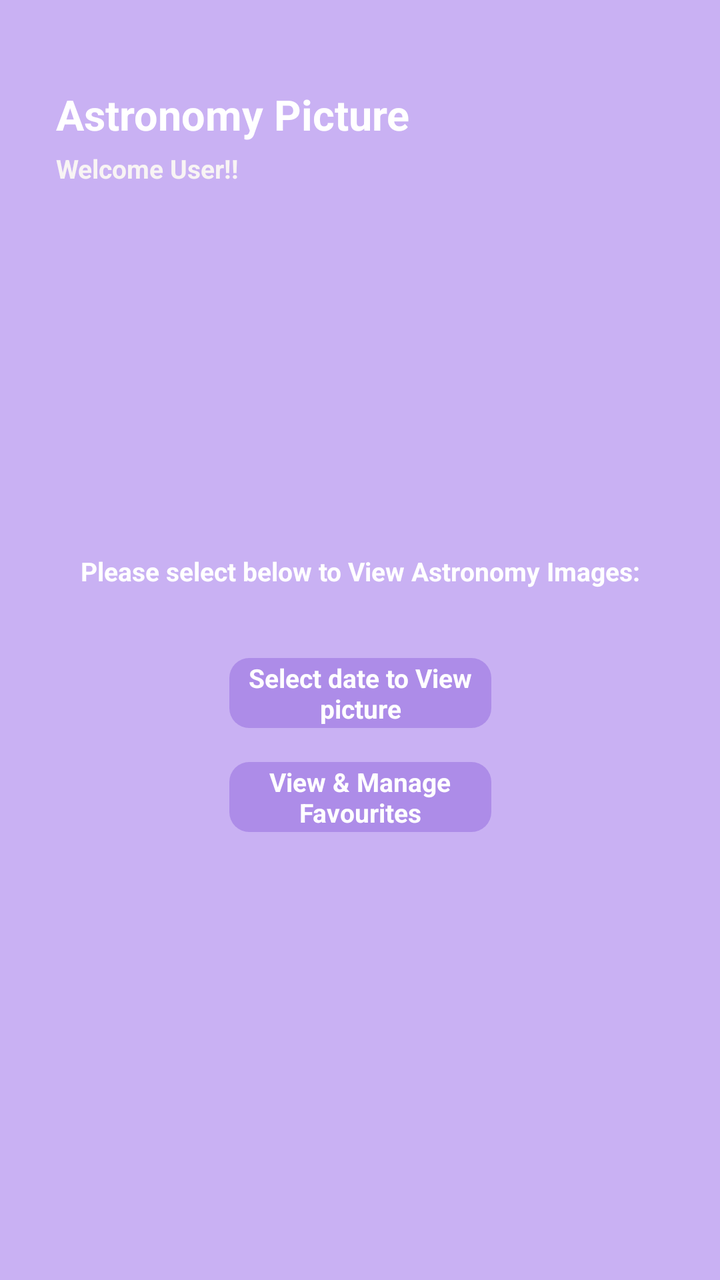
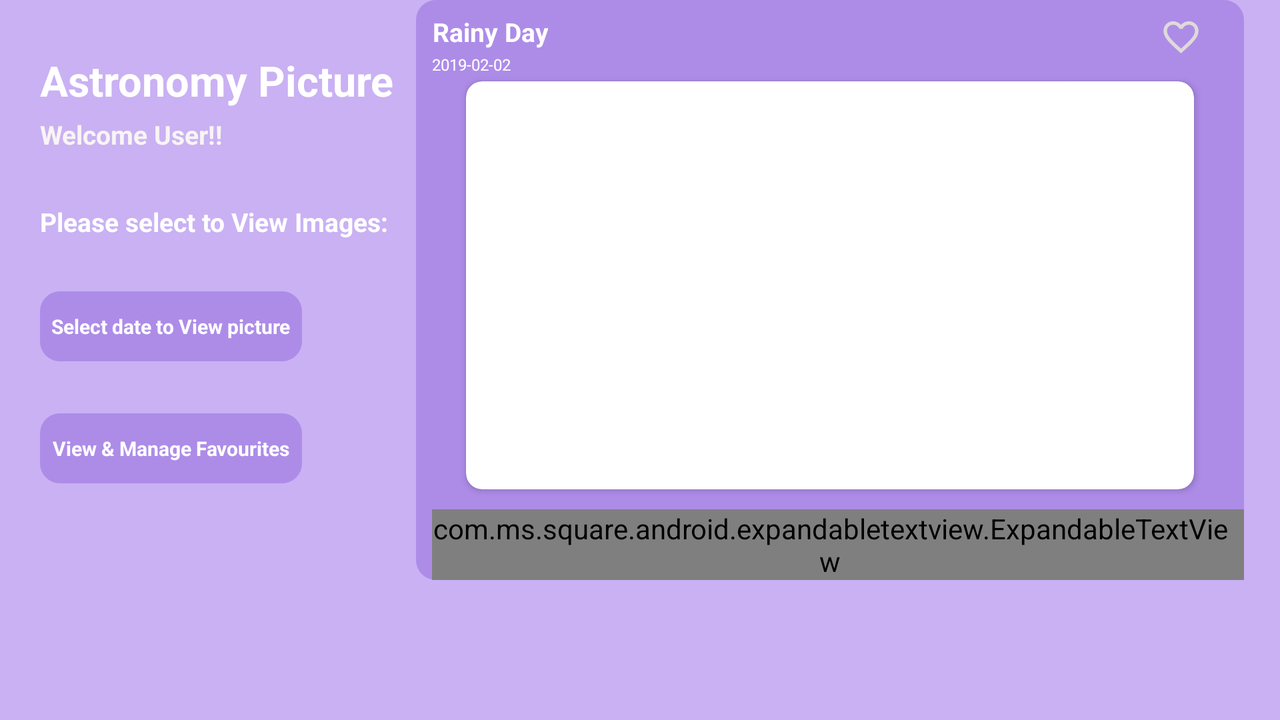

The same Android screen from two of the app's own layout files: first res/layout/ as a phone draws it, then the repository's variant for another configuration, drawn on a device whose configuration selects that folder. Both files follow.
<!-- AndroidManifest.xml: application theme Theme.MyApod -->
<!-- res/layout/activity_apod_main.xml -->
<?xml version="1.0" encoding="utf-8"?>
<androidx.core.widget.NestedScrollView xmlns:android="http://schemas.android.com/apk/res/android"
    xmlns:app="http://schemas.android.com/apk/res-auto"
    xmlns:expandableTextView="http://schemas.android.com/apk/res-auto"
    xmlns:tools="http://schemas.android.com/tools"
    android:layout_width="match_parent"
    android:layout_height="match_parent"
    android:background="@color/activity_apod_main_bg_color"
    android:paddingBottom="@dimen/activity_apod_main_nestedscroll_padding">

    <androidx.constraintlayout.widget.ConstraintLayout xmlns:android="http://schemas.android.com/apk/res/android"
        xmlns:app="http://schemas.android.com/apk/res-auto"
        xmlns:expandableTextView="http://schemas.android.com/apk/res-auto"
        xmlns:tools="http://schemas.android.com/tools"
        android:layout_width="match_parent"
        android:layout_height="match_parent"
        android:background="@color/activity_apod_main_bg_color"
        android:paddingLeft="@dimen/activity_apod_main_bg_color_padding_left"
        android:paddingRight="@dimen/activity_apod_main_bg_color_padding_left"

        tools:context=".views.ApodMainActivity">

        <TextView
            android:id="@+id/good_eve_text"
            android:layout_width="wrap_content"
            android:layout_height="wrap_content"
            android:layout_marginLeft="@dimen/good_eve_text_ml"
            android:layout_marginTop="@dimen/good_eve_text_mt"
            android:gravity="center"
            android:text="@string/astronomy_picture"
            android:textColor="@color/good_eve_text_color"
            android:textSize="@dimen/good_eve_textsize"
            android:textStyle="bold"
            app:layout_constraintLeft_toLeftOf="parent"
            app:layout_constraintTop_toTopOf="parent"></TextView>

        <TextView
            android:id="@+id/good_eve_sub_text"
            android:layout_width="wrap_content"
            android:layout_height="wrap_content"
            android:layout_marginLeft="@dimen/good_eve_sub_text_ml"
            android:layout_marginTop="@dimen/good_eve_sub_text_mp"
            android:gravity="center"
            android:text="@string/good_eve_sub_text"
            android:textColor="@color/good_eve_sub_text_color"
            android:textSize="@dimen/good_eve_sub_textsize"
            android:textStyle="bold"
            app:layout_constraintLeft_toLeftOf="parent"
            app:layout_constraintTop_toBottomOf="@+id/good_eve_text"></TextView>

        <androidx.constraintlayout.widget.ConstraintLayout
            android:id="@+id/apod_main_container"
            android:layout_width="match_parent"
            android:layout_height="wrap_content"
            android:layout_marginTop="@dimen/apod_main_container_tp"
            android:background="@drawable/rounded_bg"
            android:paddingBottom="@dimen/apod_main_container_pb"
            android:visibility="gone"
            app:layout_constraintLeft_toLeftOf="parent"
            app:layout_constraintRight_toRightOf="parent"
            app:layout_constraintTop_toBottomOf="@+id/good_eve_sub_text">


            <androidx.cardview.widget.CardView
                android:id="@+id/apod_main_image_cv"
                android:layout_width="@dimen/apod_main_image_cv_w"
                android:layout_height="@dimen/apod_main_image_cv_h"
                android:layout_marginTop="@dimen/apod_main_image_cv_mp"
                android:elevation="@dimen/apod_main_image_cv_elevation"
                app:cardCornerRadius="@dimen/apod_main_image_cv_radius"
                app:layout_constraintLeft_toLeftOf="parent"
                app:layout_constraintRight_toRightOf="parent"
                app:layout_constraintTop_toBottomOf="@id/apod_date">


                <ImageView
                    android:id="@+id/apod_main_image"
                    android:layout_width="match_parent"
                    android:layout_height="match_parent"
                    android:scaleType="fitXY">

                </ImageView>


            </androidx.cardview.widget.CardView>

            <TextView
                android:id="@+id/apod_title"
                android:layout_width="wrap_content"
                android:layout_height="wrap_content"
                android:layout_marginLeft="@dimen/apod_title_ml"
                android:layout_marginTop="@dimen/apod_title_mt"
                android:ellipsize="end"
                android:gravity="center"
                android:maxLines="1"
                android:textColor="@color/white"
                android:textSize="@dimen/apod_titlesize"
                android:textStyle="bold"
                app:layout_constraintLeft_toLeftOf="parent"
                app:layout_constraintTop_toTopOf="parent"
                tools:text="Rainy Day" />

            <TextView
                android:id="@+id/apod_date"
                android:layout_width="wrap_content"
                android:layout_height="wrap_content"
                android:layout_marginLeft="@dimen/apod_date_ml"
                android:layout_marginTop="@dimen/apod_date_mt"
                android:ellipsize="end"
                android:gravity="center"
                android:maxLines="1"
                android:textColor="@color/white"
                android:textSize="@dimen/apod_datesize"
                android:textStyle="normal"
                app:layout_constraintLeft_toLeftOf="parent"
                app:layout_constraintTop_toBottomOf="@id/apod_title"
                tools:text="2019-02-02" />

            
            <com.ms.square.android.expandabletextview.ExpandableTextView
                android:id="@+id/expand_text_view"
                android:layout_width="match_parent"
                android:layout_height="wrap_content"
                android:layout_marginLeft="@dimen/expand_text_view_ml"
                android:layout_marginTop="@dimen/expand_text_view_mt"
                android:layout_marginRight="@dimen/expand_text_view_mr"
                android:paddingRight="@dimen/expand_text_view_pr"
                app:collapseDrawable="@drawable/view_less_icon"
                app:expandDrawable="@drawable/view_more_icon"
                app:layout_constraintLeft_toLeftOf="parent"
                app:layout_constraintTop_toBottomOf="@id/apod_main_image_cv"
                expandableTextView:animDuration="0"
                expandableTextView:maxCollapsedLines="5">

                
                <TextView
                    android:id="@id/expandable_text"
                    android:layout_width="match_parent"
                    android:layout_height="wrap_content"
                    android:layout_marginLeft="@dimen/expandable_text_ml"
                    android:layout_marginRight="@dimen/expandable_text_ml"
                    android:textColor="@color/white"
                    android:textSize="@dimen/expandable_textsize"
                    android:textStyle="normal" />

                
                <ImageButton
                    android:id="@id/expand_collapse"
                    android:layout_width="wrap_content"
                    android:layout_height="wrap_content"
                    android:layout_gravity="center"
                    android:background="@color/activity_apod_card_bg_color" />

            </com.ms.square.android.expandabletextview.ExpandableTextView>


            <ToggleButton
                android:id="@+id/favbutton"
                android:layout_width="@dimen/favbutton_w"
                android:layout_height="@dimen/favbutton_w"
                android:layout_marginTop="@dimen/favbutton_mt"
                android:layout_marginRight="@dimen/favbutton_mr"
                android:background="@drawable/ic_fav_bg"
                android:gravity="center"
                android:textOff=""
                android:textOn=""
                android:textSize="0dp"
                app:layout_constraintRight_toRightOf="parent"
                app:layout_constraintTop_toTopOf="parent" />

        </androidx.constraintlayout.widget.ConstraintLayout>


        <ProgressBar
            android:visibility="gone"
            android:id="@+id/progressBar"
            style="?android:attr/progressBarStyle"
            android:layout_width="@dimen/progressBar_w"
            android:layout_height="@dimen/progressBar_w"
            app:layout_constraintBottom_toBottomOf="parent"
            app:layout_constraintEnd_toEndOf="parent"
            app:layout_constraintStart_toStartOf="parent"
            app:layout_constraintTop_toTopOf="parent" />

        <TextView
            android:id="@+id/infoText"
            android:layout_width="@dimen/infoText_w"
            android:layout_height="@dimen/infoText_h"
            android:layout_marginTop="@dimen/infoText_mt"
            android:gravity="center"
            android:text="@string/infotext"
            android:textColor="@color/white"
            android:textSize="@dimen/infotextsize"
            android:textStyle="bold"
            app:layout_constraintLeft_toLeftOf="parent"
            app:layout_constraintRight_toRightOf="parent"
            app:layout_constraintTop_toBottomOf="@+id/apod_main_container"
            app:layout_goneMarginTop="@dimen/infotext_gone_margin" />

        <TextView
            android:id="@+id/datepicker"
            android:layout_width="@dimen/datepicker_w"
            android:layout_height="@dimen/datepicker_h"
            android:layout_marginTop="@dimen/datepicker_mt"
            android:background="@drawable/rounded_bg"
            android:gravity="center"
            android:text="@string/datepicker_text"
            android:textColor="@color/white"
            android:textSize="@dimen/datepicker_textsize"
            android:textStyle="bold"
            app:layout_constraintLeft_toLeftOf="parent"
            app:layout_constraintRight_toRightOf="parent"
            app:layout_constraintTop_toBottomOf="@+id/infoText" />


        <TextView
            android:id="@+id/show_fav"
            android:layout_width="@dimen/show_fav_w"
            android:layout_height="@dimen/show_fav_h"
            android:layout_marginTop="@dimen/show_fav_mt"
            android:background="@drawable/rounded_bg"
            android:gravity="center"
            android:text="@string/view_fav_text"
            android:textColor="@color/white"
            android:textSize="@dimen/show_fav_textsize"
            android:textStyle="bold"
            app:layout_constraintLeft_toLeftOf="parent"
            app:layout_constraintRight_toRightOf="parent"
            app:layout_constraintTop_toBottomOf="@+id/datepicker">

        </TextView>

    </androidx.constraintlayout.widget.ConstraintLayout>
</androidx.core.widget.NestedScrollView>
<!-- resources referenced by this layout -->
<resources>
  <color name="activity_apod_card_bg_color">#AD8CE8</color>
  <color name="activity_apod_main_bg_color">#C9B1F3</color>
  <color name="good_eve_sub_text_color">#F8F4F4</color>
  <color name="good_eve_text_color">#FFFFFFFF</color>
  <color name="white">#FFFFFFFF</color>
  <!-- from res/values-sw320dp/ -->
  <dimen name="apod_date_ml">8dp</dimen>
  <!-- from res/values-sw320dp/ -->
  <dimen name="apod_date_mt">2dp</dimen>
  <!-- from res/values-sw320dp/ -->
  <dimen name="apod_datesize">8dp</dimen>
  <!-- from res/values-sw320dp/ -->
  <dimen name="apod_main_container_tp">53dp</dimen>
  <!-- from res/values-sw320dp/ -->
  <dimen name="apod_main_image_cv_h">181dp</dimen>
  <!-- from res/values-sw320dp/ -->
  <dimen name="apod_main_image_cv_mp">8dp</dimen>
  <!-- from res/values-sw320dp/ -->
  <dimen name="apod_main_image_cv_w">322dp</dimen>
  <!-- from res/values-sw320dp/ -->
  <dimen name="apod_title_ml">8dp</dimen>
  <!-- from res/values-sw320dp/ -->
  <dimen name="apod_title_mt">7dp</dimen>
  <!-- from res/values-sw320dp/ -->
  <dimen name="apod_titlesize">13dp</dimen>
  <!-- from res/values-sw320dp/ -->
  <dimen name="datepicker_h">35dp</dimen>
  <!-- from res/values-sw320dp/ -->
  <dimen name="datepicker_mt">26dp</dimen>
  <!-- from res/values-sw320dp/ -->
  <dimen name="datepicker_textsize">13dp</dimen>
  <!-- from res/values-sw320dp/ -->
  <dimen name="datepicker_w">131dp</dimen>
  <!-- from res/values-sw320dp/ -->
  <dimen name="expand_text_view_ml">8dp</dimen>
  <!-- from res/values-sw320dp/ -->
  <dimen name="expand_text_view_mr">8dp</dimen>
  <!-- from res/values-sw320dp/ -->
  <dimen name="expand_text_view_mt">10dp</dimen>
  <!-- from res/values-sw320dp/ -->
  <dimen name="expand_text_view_pr">8dp</dimen>
  <!-- from res/values-sw320dp/ -->
  <dimen name="expandable_text_ml">8dp</dimen>
  <!-- from res/values-sw320dp/ -->
  <dimen name="expandable_textsize">8dp</dimen>
  <!-- from res/values-sw320dp/ -->
  <dimen name="favbutton_mr">21dp</dimen>
  <!-- from res/values-sw320dp/ -->
  <dimen name="favbutton_mt">8dp</dimen>
  <!-- from res/values-sw320dp/ -->
  <dimen name="favbutton_w">21dp</dimen>
  <!-- from res/values-sw320dp/ -->
  <dimen name="good_eve_sub_text_ml">21dp</dimen>
  <!-- from res/values-sw320dp/ -->
  <dimen name="good_eve_sub_text_mp">4dp</dimen>
  <!-- from res/values-sw320dp/ -->
  <dimen name="good_eve_sub_textsize">13dp</dimen>
  <!-- from res/values-sw320dp/ -->
  <dimen name="good_eve_text_ml">21dp</dimen>
  <!-- from res/values-sw320dp/ -->
  <dimen name="good_eve_text_mt">43dp</dimen>
  <!-- from res/values-sw320dp/ -->
  <dimen name="good_eve_textsize">21dp</dimen>
  <!-- from res/values-sw320dp/ -->
  <dimen name="infoText_h">35dp</dimen>
  <!-- from res/values-sw320dp/ -->
  <dimen name="infoText_mt">26dp</dimen>
  <!-- from res/values-sw320dp/ -->
  <dimen name="infoText_w">306dp</dimen>
  <!-- from res/values-sw320dp/ -->
  <dimen name="infotext_gone_margin">175dp</dimen>
  <!-- from res/values-sw320dp/ -->
  <dimen name="infotextsize">13dp</dimen>
  <!-- from res/values-sw320dp/ -->
  <dimen name="progressBar_w">43dp</dimen>
  <!-- from res/values-sw320dp/ -->
  <dimen name="show_fav_h">35dp</dimen>
  <!-- from res/values-sw320dp/ -->
  <dimen name="show_fav_mt">17dp</dimen>
  <!-- from res/values-sw320dp/ -->
  <dimen name="show_fav_textsize">13dp</dimen>
  <!-- from res/values-sw320dp/ -->
  <dimen name="show_fav_w">131dp</dimen>
  <string name="astronomy_picture">Astronomy Picture</string>
  <string name="datepicker_text">Select date to View picture</string>
  <string name="good_eve_sub_text">Welcome User!!</string>
  <string name="infotext">Please select  below to View Astronomy Images:</string>
  <string name="view_fav_text">View &amp; Manage Favourites</string>
  <color name="purple_500">#FF6200EE</color>
  <color name="purple_700">#FF3700B3</color>
  <color name="teal_200">#FF03DAC5</color>
  <color name="teal_700">#FF018786</color>
  <color name="black">#FF000000</color>
</resources>
<!-- res/layout-land/activity_apod_main.xml (the repository's variant of the layout above) -->
<!-- drawn on the phone turned sideways -->
<?xml version="1.0" encoding="utf-8"?>
<androidx.core.widget.NestedScrollView xmlns:android="http://schemas.android.com/apk/res/android"
    xmlns:app="http://schemas.android.com/apk/res-auto"
    xmlns:expandableTextView="http://schemas.android.com/apk/res-auto"
    xmlns:tools="http://schemas.android.com/tools"
    android:layout_width="match_parent"
    android:layout_height="match_parent"
    android:background="@color/activity_apod_main_bg_color"
    android:paddingBottom="@dimen/activity_apod_main_sv_pb_land">

    <androidx.constraintlayout.widget.ConstraintLayout xmlns:android="http://schemas.android.com/apk/res/android"
        xmlns:app="http://schemas.android.com/apk/res-auto"
        xmlns:expandableTextView="http://schemas.android.com/apk/res-auto"
        xmlns:tools="http://schemas.android.com/tools"
        android:layout_width="match_parent"
        android:layout_height="match_parent"
        android:background="@color/activity_apod_main_bg_color"
        android:paddingLeft="@dimen/land_8dp"
        android:paddingRight="@dimen/land_8dp"

        tools:context=".views.ApodMainActivity">

        <TextView
            android:id="@+id/good_eve_text"
            android:layout_width="wrap_content"
            android:layout_height="wrap_content"
            android:layout_marginLeft="@dimen/good_eve_text_ml_land"
            android:layout_marginTop="@dimen/good_eve_text_mt_land"
            android:gravity="center"
            android:text="@string/astronomy_picture"
            android:textColor="@color/good_eve_text_color"
            android:textSize="@dimen/good_eve_textsize_land"
            android:textStyle="bold"
            app:layout_constraintLeft_toLeftOf="parent"
            app:layout_constraintTop_toTopOf="parent"></TextView>

        <TextView
            android:id="@+id/good_eve_sub_text"
            android:layout_width="wrap_content"
            android:layout_height="wrap_content"
            android:layout_marginLeft="@dimen/good_eve_sub_text_ml_land"
            android:layout_marginTop="@dimen/good_eve_sub_text_mt_land"
            android:gravity="center"
            android:text="@string/good_eve_sub_text"
            android:textColor="@color/good_eve_sub_text_color"
            android:textSize="@dimen/good_eve_sub_text_size_land"
            android:textStyle="bold"
            app:layout_constraintLeft_toLeftOf="parent"
            app:layout_constraintTop_toBottomOf="@+id/good_eve_text"></TextView>

        <androidx.constraintlayout.widget.ConstraintLayout
            android:id="@+id/apod_main_container"
            android:layout_width="wrap_content"
            android:layout_height="wrap_content"
            android:background="@drawable/rounded_bg"
            app:layout_constraintBottom_toBottomOf="parent"
            app:layout_constraintLeft_toRightOf="@id/good_eve_text"
            app:layout_constraintRight_toRightOf="parent"
            app:layout_constraintTop_toTopOf="parent">


            <androidx.cardview.widget.CardView
                android:id="@+id/apod_main_image_cv"
                android:layout_width="@dimen/apod_main_image_cv_w_land"
                android:layout_height="@dimen/apod_main_image_cv_h_land"
                android:layout_marginTop="@dimen/apod_main_image_cv_mt_land"
                android:elevation="1dp"
                app:cardCornerRadius="@dimen/apod_main_image_cv_radius_land"
                app:layout_constraintLeft_toLeftOf="parent"
                app:layout_constraintRight_toRightOf="parent"
                app:layout_constraintTop_toBottomOf="@id/apod_date">


                <ImageView
                    android:id="@+id/apod_main_image"
                    android:layout_width="match_parent"
                    android:layout_height="match_parent"
                    android:scaleType="fitXY">

                </ImageView>


            </androidx.cardview.widget.CardView>

            <TextView
                android:id="@+id/apod_title"
                android:layout_width="wrap_content"
                android:layout_height="wrap_content"
                android:layout_marginLeft="@dimen/apod_title_ml_land"
                android:layout_marginTop="@dimen/apod_title_mt_land"
                android:ellipsize="end"
                android:gravity="center"
                android:maxLines="1"
                android:textColor="@color/white"
                android:textSize="@dimen/apod_title_size"
                android:textStyle="bold"
                app:layout_constraintLeft_toLeftOf="parent"
                app:layout_constraintTop_toTopOf="parent"
                tools:text="Rainy Day" />

            <TextView
                android:id="@+id/apod_date"
                android:layout_width="wrap_content"
                android:layout_height="wrap_content"
                android:layout_marginLeft="@dimen/apod_date_ml_land"
                android:layout_marginTop="@dimen/apod_date_mt_land"
                android:ellipsize="end"
                android:gravity="center"
                android:maxLines="1"
                android:textColor="@color/white"
                android:textSize="@dimen/apod_date_textsize_land"
                android:textStyle="normal"
                app:layout_constraintLeft_toLeftOf="parent"
                app:layout_constraintTop_toBottomOf="@id/apod_title"
                tools:text="2019-02-02" />

            
            <com.ms.square.android.expandabletextview.ExpandableTextView
                android:id="@+id/expand_text_view"
                android:layout_width="@dimen/expand_text_view_w_land"
                android:layout_height="wrap_content"
                android:layout_marginLeft="@dimen/expand_text_view_ml_land"
                android:layout_marginTop="@dimen/expand_text_view_mt_land"
                android:layout_marginRight="@dimen/expand_text_view_ml_land"
                android:paddingRight="@dimen/expand_text_view_ml_land"
                app:collapseDrawable="@drawable/view_less_icon"
                app:expandDrawable="@drawable/view_more_icon"
                app:layout_constraintLeft_toLeftOf="parent"
                app:layout_constraintTop_toBottomOf="@id/apod_main_image_cv"
                expandableTextView:animDuration="0"
                expandableTextView:maxCollapsedLines="2">

                
                <TextView
                    android:id="@id/expandable_text"
                    android:layout_width="wrap_content"
                    android:layout_height="wrap_content"
                    android:layout_marginLeft="@dimen/expandable_text_ml_land"
                    android:layout_marginRight="@dimen/expandable_text_ml_land"
                    android:textColor="@color/white"
                    android:textSize="@dimen/expandable_text_size_land"
                    android:textStyle="normal" />

                
                <ImageButton
                    android:id="@id/expand_collapse"
                    android:layout_width="wrap_content"
                    android:layout_height="wrap_content"
                    android:layout_gravity="center"
                    android:background="@color/activity_apod_card_bg_color" />

            </com.ms.square.android.expandabletextview.ExpandableTextView>


            <ToggleButton
                android:id="@+id/favbutton"
                android:layout_width="@dimen/favbutton_w"
                android:layout_height="@dimen/favbutton_w"
                android:layout_marginTop="@dimen/favbutton_mt_land"
                android:layout_marginRight="@dimen/favbutton_mr_land"
                android:background="@drawable/ic_fav_bg"
                android:gravity="center"
                android:textOff=""
                android:textOn=""
                android:textSize="0dp"
                app:layout_constraintRight_toRightOf="parent"
                app:layout_constraintTop_toTopOf="parent" />

        </androidx.constraintlayout.widget.ConstraintLayout>


        <ProgressBar
            android:id="@+id/progressBar"
            style="?android:attr/progressBarStyle"
            android:layout_width="@dimen/progressBar_w"
            android:layout_height="@dimen/progressBar_w"
            android:visibility="gone"
            app:layout_constraintBottom_toBottomOf="parent"
            app:layout_constraintEnd_toEndOf="parent"
            app:layout_constraintStart_toStartOf="@+id/apod_main_container"
            app:layout_constraintTop_toTopOf="parent" />

        <TextView
            android:id="@+id/infoText"
            android:layout_width="wrap_content"
            android:layout_height="wrap_content"
            android:layout_marginLeft="@dimen/infoText_ml_land"
            android:layout_marginTop="@dimen/infoText_mt_land"
            android:gravity="center"
            android:text="Please select to View Images:"
            android:textColor="@color/white"
            android:textSize="@dimen/infoText_size_land"
            android:textStyle="bold"
            app:layout_constraintLeft_toLeftOf="parent"
            app:layout_constraintTop_toBottomOf="@+id/good_eve_sub_text"
            app:layout_goneMarginTop="@dimen/infoText_gone_mt_land" />

        <TextView
            android:id="@+id/datepicker"
            android:layout_width="@dimen/datepicker_w_land"
            android:layout_height="@dimen/datepicker_h_land"
            android:layout_marginLeft="@dimen/datepicker_ml_land"
            android:layout_marginTop="@dimen/datepicker_mt_land"
            android:background="@drawable/rounded_bg"
            android:gravity="center"
            android:text="@string/datepicker_text"
            android:textColor="@color/white"
            android:textSize="@dimen/datepicker_size_land"
            android:textStyle="bold"
            app:layout_constraintLeft_toLeftOf="parent"
            app:layout_constraintTop_toBottomOf="@+id/infoText" />


        <TextView
            android:id="@+id/show_fav"
            android:layout_width="@dimen/datepicker_w_land"
            android:layout_height="@dimen/datepicker_h_land"
            android:layout_marginLeft="@dimen/datepicker_ml_land"
            android:layout_marginTop="@dimen/datepicker_mt_land"
            android:background="@drawable/rounded_bg"
            android:gravity="center"
            android:text="@string/view_fav_text"
            android:textColor="@color/white"
            android:textSize="@dimen/datepicker_size_land"
            android:textStyle="bold"
            app:layout_constraintLeft_toLeftOf="parent"

            app:layout_constraintTop_toBottomOf="@+id/datepicker">

        </TextView>

    </androidx.constraintlayout.widget.ConstraintLayout>
</androidx.core.widget.NestedScrollView>
<!-- resources referenced by the variant -->
<!-- as the phone turned sideways resolves them -->
<resources>
  <color name="activity_apod_card_bg_color">#AD8CE8</color>
  <color name="activity_apod_main_bg_color">#C9B1F3</color>
  <color name="good_eve_sub_text_color">#F8F4F4</color>
  <color name="good_eve_text_color">#FFFFFFFF</color>
  <color name="white">#FFFFFFFF</color>
  <!-- from res/values-sw320dp/ -->
  <dimen name="activity_apod_main_sv_pb_land">13dp</dimen>
  <!-- from res/values-sw320dp/ -->
  <dimen name="apod_date_ml_land">8dp</dimen>
  <!-- from res/values-sw320dp/ -->
  <dimen name="apod_date_mt_land">2dp</dimen>
  <!-- from res/values-sw320dp/ -->
  <dimen name="apod_date_textsize_land">8dp</dimen>
  <!-- from res/values-sw320dp/ -->
  <dimen name="apod_main_image_cv_h_land">204dp</dimen>
  <!-- from res/values-sw320dp/ -->
  <dimen name="apod_main_image_cv_mt_land">3dp</dimen>
  <!-- from res/values-sw320dp/ -->
  <dimen name="apod_main_image_cv_radius_land">8dp</dimen>
  <!-- from res/values-sw320dp/ -->
  <dimen name="apod_main_image_cv_w_land">364dp</dimen>
  <!-- from res/values-sw320dp/ -->
  <dimen name="apod_title_ml_land">8dp</dimen>
  <!-- from res/values-sw320dp/ -->
  <dimen name="apod_title_mt_land">7dp</dimen>
  <!-- from res/values-sw320dp/ -->
  <dimen name="apod_title_size">13dp</dimen>
  <!-- from res/values-sw320dp/ -->
  <dimen name="datepicker_h_land">35dp</dimen>
  <!-- from res/values-sw320dp/ -->
  <dimen name="datepicker_ml_land">13dp</dimen>
  <!-- from res/values-sw320dp/ -->
  <dimen name="datepicker_mt_land">26dp</dimen>
  <!-- from res/values-sw320dp/ -->
  <dimen name="datepicker_size_land">10dp</dimen>
  <!-- from res/values-sw320dp/ -->
  <dimen name="datepicker_w_land">131dp</dimen>
  <!-- from res/values-sw320dp/ -->
  <dimen name="expand_text_view_ml_land">8dp</dimen>
  <!-- from res/values-sw320dp/ -->
  <dimen name="expand_text_view_mt_land">10dp</dimen>
  <!-- from res/values-sw320dp/ -->
  <dimen name="expand_text_view_w_land">406dp</dimen>
  <!-- from res/values-sw320dp/ -->
  <dimen name="expandable_text_ml_land">8dp</dimen>
  <!-- from res/values-sw320dp/ -->
  <dimen name="expandable_text_size_land">13dp</dimen>
  <!-- from res/values-sw320dp/ -->
  <dimen name="favbutton_mr_land">21dp</dimen>
  <!-- from res/values-sw320dp/ -->
  <dimen name="favbutton_mt_land">8dp</dimen>
  <!-- from res/values-sw320dp/ -->
  <dimen name="favbutton_w">21dp</dimen>
  <!-- from res/values-sw320dp/ -->
  <dimen name="good_eve_sub_text_ml_land">13dp</dimen>
  <!-- from res/values-sw320dp/ -->
  <dimen name="good_eve_sub_text_mt_land">4dp</dimen>
  <!-- from res/values-sw320dp/ -->
  <dimen name="good_eve_sub_text_size_land">13dp</dimen>
  <!-- from res/values-sw320dp/ -->
  <dimen name="good_eve_text_ml_land">13dp</dimen>
  <!-- from res/values-sw320dp/ -->
  <dimen name="good_eve_text_mt_land">26dp</dimen>
  <!-- from res/values-sw320dp/ -->
  <dimen name="good_eve_textsize_land">21dp</dimen>
  <!-- from res/values-sw320dp/ -->
  <dimen name="infoText_gone_mt_land">43dp</dimen>
  <!-- from res/values-sw320dp/ -->
  <dimen name="infoText_ml_land">13dp</dimen>
  <!-- from res/values-sw320dp/ -->
  <dimen name="infoText_mt_land">26dp</dimen>
  <!-- from res/values-sw320dp/ -->
  <dimen name="infoText_size_land">13dp</dimen>
  <!-- from res/values-sw320dp/ -->
  <dimen name="land_8dp">7dp</dimen>
  <!-- from res/values-sw320dp/ -->
  <dimen name="progressBar_w">43dp</dimen>
  <string name="astronomy_picture">Astronomy Picture</string>
  <string name="datepicker_text">Select date to View picture</string>
  <string name="good_eve_sub_text">Welcome User!!</string>
  <string name="view_fav_text">View &amp; Manage Favourites</string>
  <color name="purple_500">#FF6200EE</color>
  <color name="purple_700">#FF3700B3</color>
  <color name="teal_200">#FF03DAC5</color>
  <color name="teal_700">#FF018786</color>
  <color name="black">#FF000000</color>
</resources>
